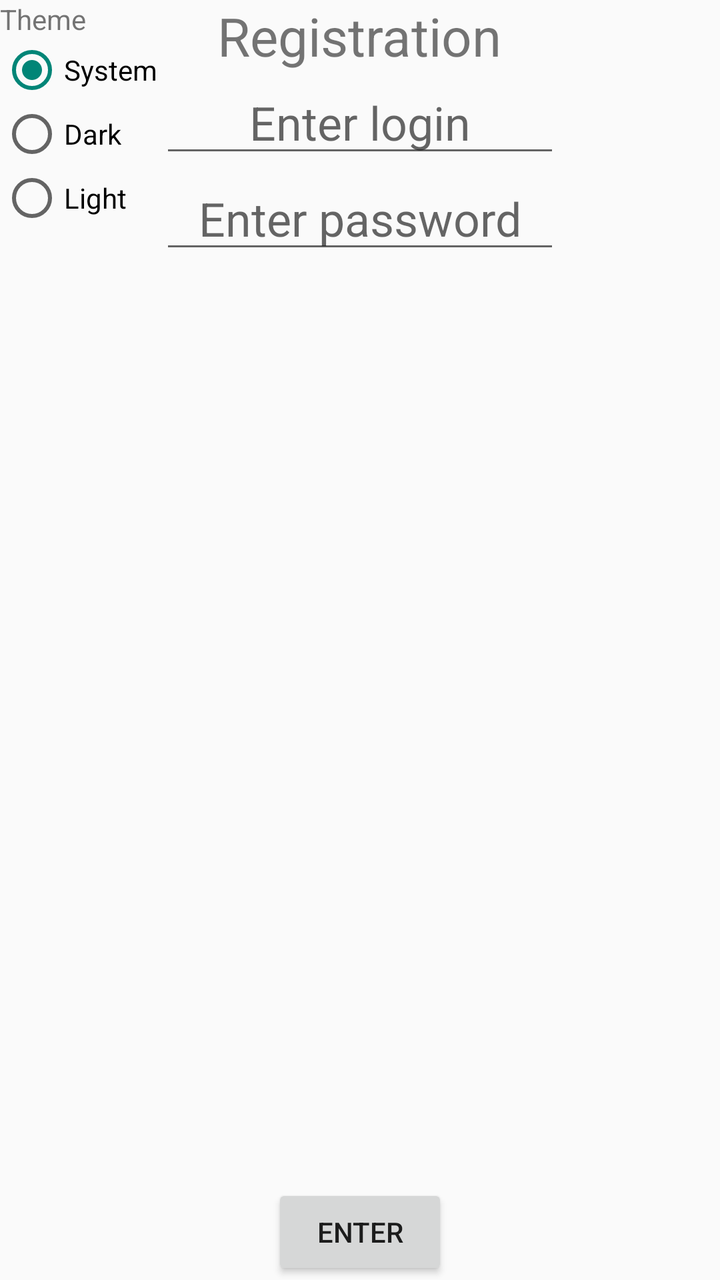
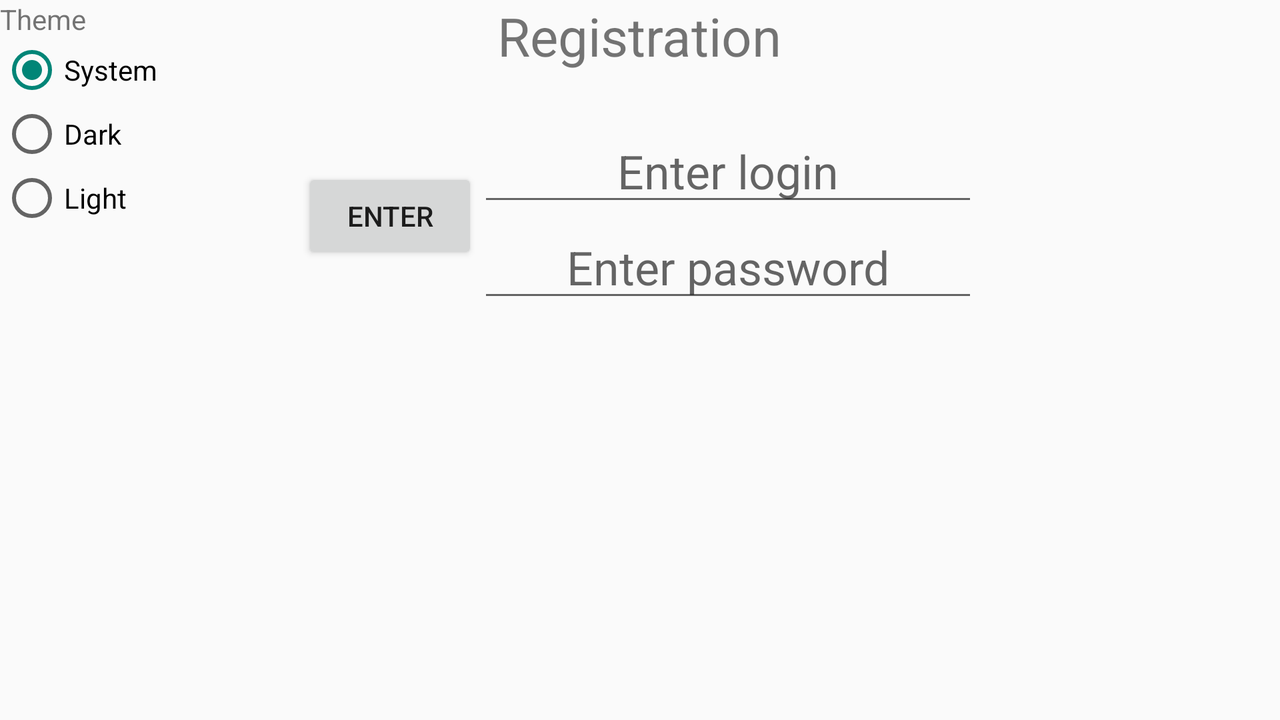

Compare how this app lays out the same screen by default and in its alternative resource folder. The renders come first, then the two layout files and the values they reference.
<!-- AndroidManifest.xml: application theme Theme.AppCompat.DayNight -->
<!-- res/layout/activity.xml -->
<?xml version="1.0" encoding="utf-8"?>

<FrameLayout xmlns:android="http://schemas.android.com/apk/res/android"
    android:layout_width="match_parent"
    android:layout_height="match_parent">

    <RadioGroup
        android:layout_width="wrap_content"
        android:layout_height="wrap_content">
        <TextView
            android:text="@string/theme"
            android:layout_width="wrap_content"
            android:layout_height="wrap_content"/>

        <RadioButton
            android:id="@+id/rb_theme_system"
            android:layout_width="wrap_content"
            android:layout_height="wrap_content"
            android:text="@string/system"
            android:checked="true"/>

        <RadioButton
            android:id="@+id/rb_theme_dark"
            android:layout_width="wrap_content"
            android:layout_height="wrap_content"
            android:text="@string/dark"/>

        <RadioButton
            android:id="@+id/rb_theme_light"
            android:layout_width="wrap_content"
            android:layout_height="wrap_content"
            android:text="@string/light"/>
    </RadioGroup>

    <LinearLayout
        android:layout_width="match_parent"
        android:layout_height="wrap_content"
        android:orientation="vertical">

        <TextView
            android:layout_width="wrap_content"
            android:layout_height="wrap_content"
            android:layout_gravity="center"
            android:text="@string/registration"
            android:textSize="80px" />

        <EditText
            android:id="@+id/text_login"
            android:layout_width="200dp"
            android:layout_height="wrap_content"
            android:layout_gravity="center"
            android:gravity="center"
            android:hint="@string/enter_login"
            android:textSize="70px" />

        <EditText
            android:id="@+id/text_password"
            android:layout_width="200dp"
            android:layout_height="wrap_content"
            android:layout_gravity="center"
            android:gravity="center"
            android:hint="@string/enter_password"
            android:inputType="numberPassword"
            android:textSize="70px" />
    </LinearLayout>

    <Button
        android:id="@+id/button"
        android:layout_width="wrap_content"
        android:layout_height="wrap_content"
        android:layout_gravity="bottom|center_horizontal"
        android:layout_weight="1"
        android:text="@string/enter"
        android:gravity="center"/>
</FrameLayout>
<!-- resources referenced by this layout -->
<resources>
  <string name="dark">Dark</string>
  <string name="enter">Enter</string>
  <string name="enter_login">Enter login</string>
  <string name="enter_password">Enter password</string>
  <string name="light">Light</string>
  <string name="registration">Registration</string>
  <string name="system">System</string>
  <string name="theme">Theme</string>
</resources>
<!-- res/layout-land/activity.xml (the repository's variant of the layout above) -->
<!-- drawn on the phone turned sideways -->
<?xml version="1.0" encoding="utf-8"?>
<FrameLayout xmlns:android="http://schemas.android.com/apk/res/android"
    android:layout_width="match_parent"
    android:layout_height="match_parent"
    android:layout_gravity="center_horizontal"
    android:orientation="vertical">

    <RadioGroup
        android:layout_width="wrap_content"
        android:layout_height="wrap_content">
        <TextView
            android:text="@string/theme"
            android:layout_width="wrap_content"
            android:layout_height="wrap_content"/>

        <RadioButton
            android:id="@+id/rb_theme_system"
            android:layout_width="wrap_content"
            android:layout_height="wrap_content"
            android:text="@string/system"
            android:checked="true"/>

        <RadioButton
            android:id="@+id/rb_theme_dark"
            android:layout_width="wrap_content"
            android:layout_height="wrap_content"
            android:text="@string/dark"/>

        <RadioButton
            android:id="@+id/rb_theme_light"
            android:layout_width="wrap_content"
            android:layout_height="wrap_content"
            android:text="@string/light"/>
    </RadioGroup>

    <TextView
        android:layout_width="wrap_content"
        android:layout_height="wrap_content"
        android:layout_gravity="center_horizontal"
        android:text="@string/registration"
        android:textSize="80px"/>

    <LinearLayout xmlns:android="http://schemas.android.com/apk/res/android"
        android:layout_width="wrap_content"
        android:layout_height="wrap_content"
        android:layout_marginTop="60dp"
        android:layout_gravity="center_horizontal">


        <Button
            android:id="@+id/button"
            android:layout_width="wrap_content"
            android:layout_height="wrap_content"
            android:layout_gravity="center"
            android:layout_weight="1"
            android:text="@string/enter"/>

        <LinearLayout
            android:layout_width="wrap_content"
            android:layout_height="wrap_content"
            android:layout_gravity="center"
            android:orientation="vertical">

            <EditText
                android:id="@+id/text_login"
                android:layout_width="250dp"
                android:layout_height="wrap_content"
                android:layout_gravity="center"
                android:gravity="center"
                android:hint="@string/enter_login"
                android:textSize="70px" />

            <EditText
                android:id="@+id/text_password"
                android:layout_width="250dp"
                android:layout_height="wrap_content"
                android:layout_gravity="center"
                android:gravity="center"
                android:hint="@string/enter_password"
                android:textSize="70px"
                android:inputType="numberPassword" />

        </LinearLayout>
    </LinearLayout>
</FrameLayout>
